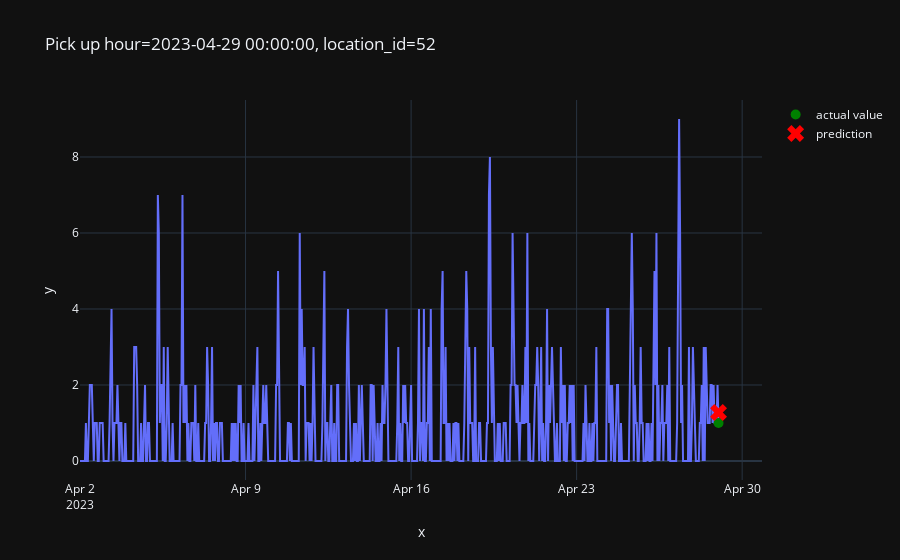

Source (notebook cell):
### Code cell
plot_one_sample(
    example_id=40,
    features=X_test,
    targets=y_test,
    predictions=pd.Series(predictions)
)

### Figure 1 — Plotly figure (JSON) as saved in the notebook; plotly's stock layout.template omitted (floating-point values rounded to 4 significant figures; data arrays with more than 128 entries replaced by an {"elided": "..."} marker saying what was removed)
{"data": [{"hovertemplate": "x=%{x}<br>y=%{y}<extra></extra>", "legendgroup": "", "line": {"color": "#636efa", "dash": "solid"}, "mode": "lines", "name": "", "orientation": "v", "showlegend": false, "type": "scatter", "x": {"elided": "649 str values"}, "xaxis": "x", "y": {"elided": "649 int values"}, "yaxis": "y"}, {"line": {"color": "green"}, "marker": {"size": 10}, "mode": "markers", "name": "actual value", "type": "scatter", "x": ["2023-04-29T00:00:00"], "y": [1]}, {"line": {"color": "red"}, "marker": {"size": 15, "symbol": "x"}, "mode": "markers", "name": "prediction", "type": "scatter", "x": ["2023-04-29T00:00:00"], "y": [1.275]}], "layout": {"legend": {"tracegroupgap": 0}, "title": {"text": "Pick up hour=2023-04-29 00:00:00, location_id=52"}, "xaxis": {"anchor": "y", "domain": [0, 1], "title": {"text": "x"}}, "yaxis": {"anchor": "x", "domain": [0, 1], "title": {"text": "y"}}}}
